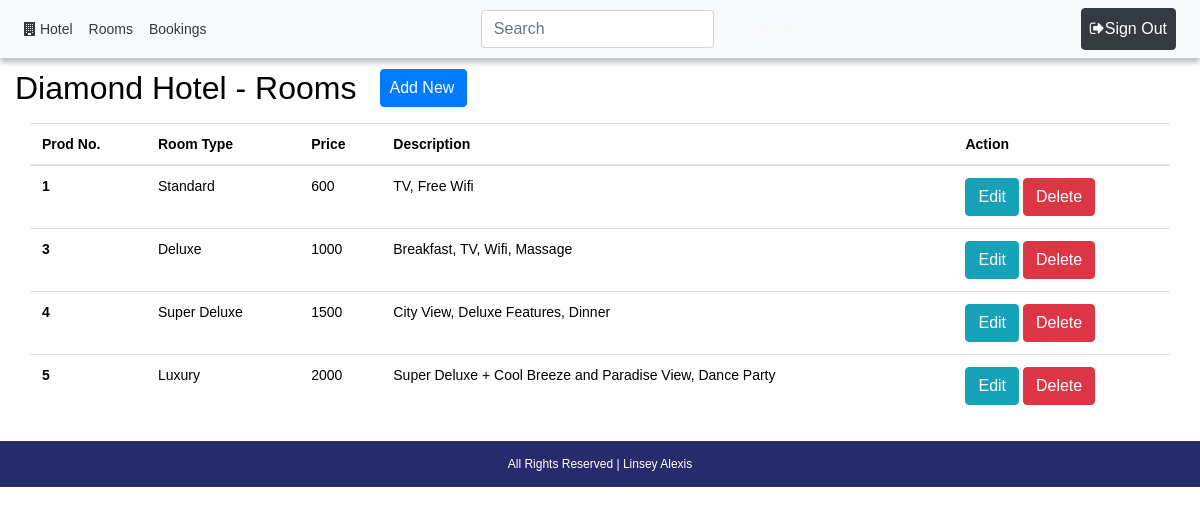
The app's page /components/room/view.php (signed in) with its own data.
### tables this page shows
CREATE TABLE IF NOT EXISTS `rooms` (
  `id` int(11) NOT NULL AUTO_INCREMENT,
  `type` varchar(20) NOT NULL,
  `price` int(11) NOT NULL,
  `description` varchar(100) NOT NULL,
  `image` varchar(20) NOT NULL,
  PRIMARY KEY (`id`)
);

### components/room/view.php (the view, shortened to what this page needs)
<?php
$path = $_SERVER['DOCUMENT_ROOT'];
$path .= "/hotel/";
require_once($path . 'connect.php');
$ReadSql = "SELECT * FROM `rooms`";
$res = mysqli_query($connection, $ReadSql);
?>
<?php require($path . 'templates/header.php') ?>
	<div class="container-fluid my-4">
		<div class="row my-2">
			<h2>Diamond Hotel - Rooms</h2>
			<a href="add.php"><button type="button" class="btn btn-primary ml-4 pl-2">Add New</button></a>
		</div>
		<table class="table ">
		<thead>
			<tr>
				<th>Prod No.</th>
				<th>Room Type</th>
				<th>Price</th>
				<th>Description</th>
				<th>Action</th>
			</tr>
		</thead>
		<tbody>
		<?php
		while($r = mysqli_fetch_assoc($res)){
		?>
			<tr>
				<th scope="row"><?php echo $r['id']; ?></th>
				<td><?php echo $r['type']; ?></td>
				<td><?php echo $r['price']; ?></td>
				<td><?php echo $r['description']; ?></td>
				<td>
					<a href="update.php?id=<?php echo $r['id']; ?>"><button type="button" class="btn btn-info">Edit</button></a>
					<button type="button" class="btn btn-danger btn-xs" data-toggle="modal" data-target="#myModal<?php echo $r['id']; ?>">Delete</button>
				</td>
			</tr>
		<?php } ?>
		</tbody>
		</table>
	</div>
<?php require($path . 'templates/footer.php') ?>

### templates/header.php (shortened to what this page needs)
<?php
$server = 'http://' . $_SERVER['SERVER_NAME'] . '/hotel/';
$user_logged = false;
?>
<!DOCTYPE html>
<html>
<head>
    <link rel="stylesheet" href="https://maxcdn.bootstrapcdn.com/bootstrap/4.0.0/css/bootstrap.min.css">
    <link href="//maxcdn.bootstrapcdn.com/font-awesome/4.7.0/css/font-awesome.min.css" rel="stylesheet">
    <link rel="stylesheet" href="<?php echo $server; ?>css/style.css" >
</head>
<body>
<header class="d-flex w-100">
	<nav class="navbar navbar-expand-lg w-100 bg-light">
		<div class="navbar-collapse collapse justify-content-between">
			<ul class="navbar-nav" id="navbar">
				<li class="nav-item active">
					<a class="nav-link text-dark" href="<?php echo $server; ?>index.php"><i class="fa fa-building text-dark"></i> Hotel</a>
				</li>
				<?php if (isset($_SESSION['loggedin']) && $_SESSION['loggedin'] == true) {
					$user_logged = true;
					if ($_SESSION['role'] == 'admin') { ?>
						<li class="nav-item">
							<a class="nav-link text-dark" href="<?php echo $server; ?>components/room/view.php">Rooms</a>
						</li>
						<li class="nav-item">
							<a class="nav-link text-dark" href="<?php echo $server; ?>components/booking/view.php">Bookings</a>
						</li>
					<?php } else { ?>
						<li class="nav-item">
							<a class="nav-link text-dark" href="<?php echo $server; ?>components/booking/view.php">Bookings</a>
						</li>
				<?php }
				} ?>
			</ul>
			<ul class="navbar-nav">
				<div class="d-flex my-2 my-lg-0">
				    <input id="searchInput" class="form-control mr-sm-2" type="search" placeholder="Search" aria-label="Search">
				    <button id="searchBtn"class="btn btn-outline-light m-2 my-sm-0" type="button">Search</button>
				</div>
			</ul>
			<ul class="navbar-nav">
				<?php
				if ($user_logged) { ?>
					<li class="nav-item mr-sm-2">
						<a class="nav-link btn btn-dark text-white" href="<?php echo $server; ?>logout.php"><span><i class="fa fa-sign-out text-white"></i></span>Sign Out</a>
					</li>
				<?php } else { ?>
				    <li class="nav-item mr-sm-2">
						<a class="nav-link btn btn-primary text-white" href="<?php echo $server; ?>login.php"><span><i class="fa fa-sign-in text-white"></i></span> Sign In</a>
					</li>
				<?php } ?>
			</ul>
		</div>
	</nav>
</header>
<div class="container-fluid page-container">

### templates/footer.php (shortened to what this page needs)
</div>
<footer class="footer-container row justify-content-center mt-4 py-3">
	<div class="text-white">All Rights Reserved | Linsey Alexis</div>
</footer>
</body>
</html>

### css/style.css (style rules this page uses)
* { color: black; }
html, body { height: 100%; }
#navbar li a { color: #eee; }
.page-container { padding-top: 45px; }
.footer-container { position: relative; left: 0; bottom: 0; font-size: 12px; width: 100%; margin: auto; background-color: #262b6b; }
header { box-shadow: 0px 5px 5px #6c757d6b; position: fixed; z-index: 99; top: 0; }

### templates/header.php (style rules this page uses)
body { font: 14px sans-serif; }

### records on screen
rooms: id "1", type "Standard", price "600", description "TV, Free Wifi"
rooms: id "3", type "Deluxe", price "1000", description "Breakfast, TV, Wifi, Massage"
rooms: id "4", type "Super Deluxe", price "1500", description "City View, Deluxe Features, Dinner"
rooms: id "5", type "Luxury", price "2000", description "Super Deluxe + Cool Breeze and Paradise View, Dance Party"
